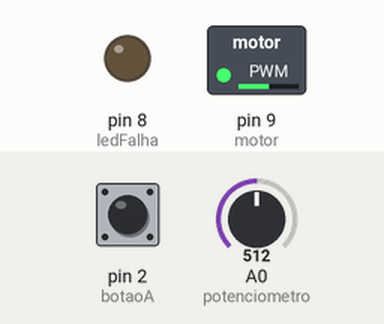
Recording of a sketch running on a simulated Arduino Uno, built with avr-gcc and run on an emulated ATmega328P. On the bench: switched loads named in the sketch (green lamp = pin HIGH), output pins drawn as LEDs (lit = HIGH). Dashed ring = blinking. The inputs (shaded band) are chosen by the test bench; at power-on: pin 2 (botaoA) HIGH, A0 (potenciometro) = 512.

Above: at 1.2 s.
1.3 s: pin 2 (botaoA) pulled LOW for 0.15 s
At 1.44 s:
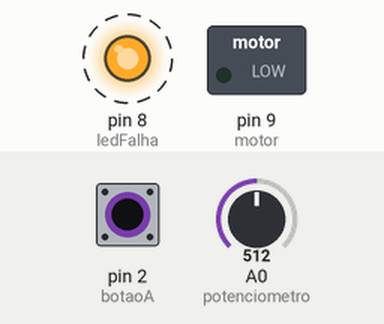
Timing chart, 0 to 10.3 s (numbered marks = the images above; inputs shaded):
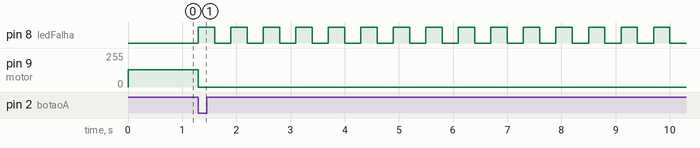

The sketch:

18C.ino
```cpp
const int potenciometro = A0;

const int motor = 9;   // LED 1 (PWM)
const int ledFalha = 8; // LED 2

const int botaoA = 2; // emergência

bool estadoBotao = 1;
bool ultimoBotao = 1;

bool emergencia = false;

int valor = 0;
int pwm = 0;

unsigned long tempoAnterior = 0;
const int intervalo = 300; // pisca do erro
bool estadoLed = 0;

void setup() {
  pinMode(potenciometro, INPUT);
  pinMode(motor, OUTPUT);
  pinMode(ledFalha, OUTPUT);
  pinMode(botaoA, INPUT_PULLUP);
  Serial.begin(115200);
}

void loop() {

  estadoBotao = digitalRead(botaoA);

  // ===== DETECTA EMERGÊNCIA =====
  if (estadoBotao == 0 && ultimoBotao == 1) {
    emergencia = true; // trava em falha
  }

  ultimoBotao = estadoBotao;

  // ===== SE ESTIVER EM EMERGÊNCIA =====
  if (emergencia) {

    analogWrite(motor, 0); // para motor

    // LED piscando (falha crítica)
    if (millis() - tempoAnterior >= intervalo) {
      tempoAnterior = millis();
      estadoLed = !estadoLed;
      digitalWrite(ledFalha, estadoLed);
    }

  } else {

    // funcionamento normal
    valor = analogRead(potenciometro);
    pwm = valor / 4; // 0–1023 → 0–255

    analogWrite(motor, pwm);
    digitalWrite(ledFalha, LOW);
  }

}
```

Measured:
- after the input at 1.3 s, pin 8 (ledFalha): alternates HIGH for 0.30 s and LOW for 0.30 s, starting at once; pin 9 (motor): 128/255 → 0/255 at once
